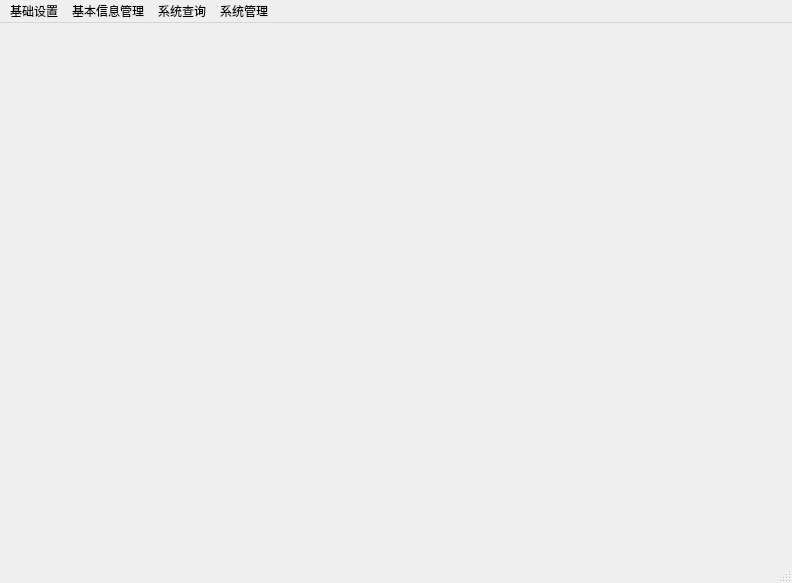
<?xml version="1.0" encoding="UTF-8"?>
<ui version="4.0">
 <class>MainWindow</class>
 <widget class="QMainWindow" name="MainWindow">
  <property name="geometry">
   <rect>
    <x>0</x>
    <y>0</y>
    <width>792</width>
    <height>583</height>
   </rect>
  </property>
  <property name="windowTitle">
   <string>学生成绩管理系统</string>
  </property>
  <property name="windowIcon">
   <iconset resource="rc.qrc">
    <normaloff>:/ico/images/appstu.ICO</normaloff>:/ico/images/appstu.ICO</iconset>
  </property>
  <property name="styleSheet">
   <string notr="true"/>
  </property>
  <property name="toolButtonStyle">
   <enum>Qt::ToolButtonIconOnly</enum>
  </property>
  <property name="animated">
   <bool>true</bool>
  </property>
  <widget class="QWidget" name="centralwidget">
   <property name="styleSheet">
    <string notr="true">border-image: url(:/jpg/images/main.jpg);</string>
   </property>
  </widget>
  <widget class="QStatusBar" name="statusbar"/>
  <widget class="QMenuBar" name="menuBar">
   <property name="geometry">
    <rect>
     <x>0</x>
     <y>0</y>
     <width>792</width>
     <height>23</height>
    </rect>
   </property>
   <widget class="QMenu" name="menu">
    <property name="title">
     <string>基础设置</string>
    </property>
    <addaction name="action"/>
    <addaction name="action_2"/>
    <addaction name="action_3"/>
    <addaction name="action_4"/>
   </widget>
   <widget class="QMenu" name="menu_2">
    <property name="title">
     <string>基本信息管理</string>
    </property>
    <addaction name="action_5"/>
    <addaction name="action_6"/>
   </widget>
   <widget class="QMenu" name="menu_3">
    <property name="title">
     <string>系统查询</string>
    </property>
    <addaction name="action_7"/>
    <addaction name="action_8"/>
   </widget>
   <widget class="QMenu" name="menu_4">
    <property name="title">
     <string>系统管理</string>
    </property>
    <addaction name="action_9"/>
    <addaction name="action_10"/>
   </widget>
   <addaction name="menu"/>
   <addaction name="menu_2"/>
   <addaction name="menu_3"/>
   <addaction name="menu_4"/>
  </widget>
  <action name="action">
   <property name="text">
    <string>年级信息设置</string>
   </property>
  </action>
  <action name="action_2">
   <property name="text">
    <string>班级设置</string>
   </property>
  </action>
  <action name="action_3">
   <property name="text">
    <string>考试科目设置</string>
   </property>
  </action>
  <action name="action_4">
   <property name="text">
    <string>考试类别设置</string>
   </property>
  </action>
  <action name="action_5">
   <property name="text">
    <string>学生信息管理</string>
   </property>
  </action>
  <action name="action_6">
   <property name="text">
    <string>成绩管理</string>
   </property>
  </action>
  <action name="action_7">
   <property name="text">
    <string>学生信息查询</string>
   </property>
  </action>
  <action name="action_8">
   <property name="text">
    <string>学生成绩查询</string>
   </property>
  </action>
  <action name="action_9">
   <property name="text">
    <string>用户信息维护</string>
   </property>
  </action>
  <action name="action_10">
   <property name="text">
    <string>退出</string>
   </property>
  </action>
 </widget>
 <resources>
  <include location="rc.qrc"/>
 </resources>
 <connections>
  <connection>
   <sender>action_10</sender>
   <signal>triggered()</signal>
   <receiver>MainWindow</receiver>
   <slot>close()</slot>
   <hints>
    <hint type="sourcelabel">
     <x>-1</x>
     <y>-1</y>
    </hint>
    <hint type="destinationlabel">
     <x>395</x>
     <y>291</y>
    </hint>
   </hints>
  </connection>
 </connections>
 <slots>
  <signal>signal1()</signal>
 </slots>
</ui>
